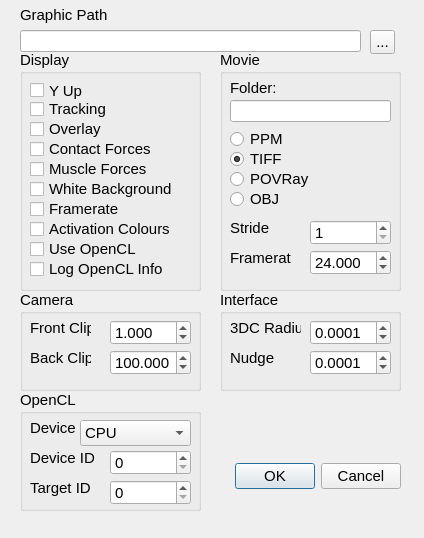
<?xml version="1.0" encoding="UTF-8"?>
<ui version="4.0">
 <class>DialogPreferences</class>
 <widget class="QDialog" name="DialogPreferences">
  <property name="geometry">
   <rect>
    <x>0</x>
    <y>0</y>
    <width>424</width>
    <height>538</height>
   </rect>
  </property>
  <property name="font">
   <font>
    <pointsize>11</pointsize>
   </font>
  </property>
  <property name="windowTitle">
   <string>Preferences</string>
  </property>
  <widget class="QDialogButtonBox" name="buttonBox">
   <property name="geometry">
    <rect>
     <x>60</x>
     <y>460</y>
     <width>341</width>
     <height>32</height>
    </rect>
   </property>
   <property name="font">
    <font>
     <weight>50</weight>
     <bold>false</bold>
    </font>
   </property>
   <property name="orientation">
    <enum>Qt::Horizontal</enum>
   </property>
   <property name="standardButtons">
    <set>QDialogButtonBox::Cancel|QDialogButtonBox::Ok</set>
   </property>
  </widget>
  <widget class="QGroupBox" name="groupBox_2">
   <property name="geometry">
    <rect>
     <x>220</x>
     <y>50</y>
     <width>181</width>
     <height>241</height>
    </rect>
   </property>
   <property name="font">
    <font>
     <pointsize>11</pointsize>
    </font>
   </property>
   <property name="title">
    <string>Movie</string>
   </property>
   <widget class="QLineEdit" name="lineEditMovieFolder">
    <property name="geometry">
     <rect>
      <x>10</x>
      <y>50</y>
      <width>161</width>
      <height>22</height>
     </rect>
    </property>
   </widget>
   <widget class="QRadioButton" name="radioButtonTIFF">
    <property name="geometry">
     <rect>
      <x>10</x>
      <y>100</y>
      <width>141</width>
      <height>18</height>
     </rect>
    </property>
    <property name="font">
     <font>
      <pointsize>11</pointsize>
     </font>
    </property>
    <property name="text">
     <string>TIFF</string>
    </property>
    <property name="checked">
     <bool>true</bool>
    </property>
   </widget>
   <widget class="QLabel" name="label_10">
    <property name="geometry">
     <rect>
      <x>10</x>
      <y>30</y>
      <width>51</width>
      <height>16</height>
     </rect>
    </property>
    <property name="font">
     <font>
      <pointsize>11</pointsize>
     </font>
    </property>
    <property name="text">
     <string>Folder:</string>
    </property>
   </widget>
   <widget class="QRadioButton" name="radioButtonPOVRay">
    <property name="geometry">
     <rect>
      <x>10</x>
      <y>120</y>
      <width>151</width>
      <height>18</height>
     </rect>
    </property>
    <property name="font">
     <font>
      <pointsize>11</pointsize>
     </font>
    </property>
    <property name="text">
     <string>POVRay</string>
    </property>
   </widget>
   <widget class="QRadioButton" name="radioButtonPPM">
    <property name="geometry">
     <rect>
      <x>10</x>
      <y>80</y>
      <width>151</width>
      <height>18</height>
     </rect>
    </property>
    <property name="font">
     <font>
      <pointsize>11</pointsize>
     </font>
    </property>
    <property name="text">
     <string>PPM</string>
    </property>
   </widget>
   <widget class="QRadioButton" name="radioButtonOBJ">
    <property name="geometry">
     <rect>
      <x>10</x>
      <y>140</y>
      <width>151</width>
      <height>18</height>
     </rect>
    </property>
    <property name="font">
     <font>
      <pointsize>11</pointsize>
     </font>
    </property>
    <property name="text">
     <string>OBJ</string>
    </property>
   </widget>
   <widget class="QLabel" name="label_11">
    <property name="geometry">
     <rect>
      <x>10</x>
      <y>170</y>
      <width>61</width>
      <height>16</height>
     </rect>
    </property>
    <property name="font">
     <font>
      <pointsize>11</pointsize>
     </font>
    </property>
    <property name="text">
     <string>Stride</string>
    </property>
   </widget>
   <widget class="QLabel" name="label_14">
    <property name="geometry">
     <rect>
      <x>10</x>
      <y>200</y>
      <width>61</width>
      <height>16</height>
     </rect>
    </property>
    <property name="font">
     <font>
      <pointsize>11</pointsize>
     </font>
    </property>
    <property name="text">
     <string>Framerate</string>
    </property>
   </widget>
   <widget class="QDoubleSpinBox" name="doubleSpinBoxFramerate">
    <property name="geometry">
     <rect>
      <x>90</x>
      <y>200</y>
      <width>81</width>
      <height>25</height>
     </rect>
    </property>
    <property name="sizePolicy">
     <sizepolicy hsizetype="Minimum" vsizetype="Minimum">
      <horstretch>0</horstretch>
      <verstretch>0</verstretch>
     </sizepolicy>
    </property>
    <property name="mouseTracking">
     <bool>true</bool>
    </property>
    <property name="decimals">
     <number>3</number>
    </property>
    <property name="minimum">
     <double>0.001000000000000</double>
    </property>
    <property name="maximum">
     <double>99999.000000000000000</double>
    </property>
    <property name="value">
     <double>24.000000000000000</double>
    </property>
   </widget>
   <widget class="QSpinBox" name="spinBoxSkip">
    <property name="geometry">
     <rect>
      <x>90</x>
      <y>170</y>
      <width>81</width>
      <height>25</height>
     </rect>
    </property>
    <property name="mouseTracking">
     <bool>true</bool>
    </property>
    <property name="toolTip">
     <string>Set the device number - usually zero</string>
    </property>
    <property name="statusTip">
     <string>Set the device number - usually zero</string>
    </property>
    <property name="minimum">
     <number>1</number>
    </property>
    <property name="maximum">
     <number>999999</number>
    </property>
    <property name="value">
     <number>1</number>
    </property>
   </widget>
  </widget>
  <widget class="QGroupBox" name="groupBox">
   <property name="geometry">
    <rect>
     <x>20</x>
     <y>50</y>
     <width>181</width>
     <height>241</height>
    </rect>
   </property>
   <property name="font">
    <font>
     <pointsize>11</pointsize>
    </font>
   </property>
   <property name="title">
    <string>Display</string>
   </property>
   <widget class="QCheckBox" name="checkBoxContactForce">
    <property name="geometry">
     <rect>
      <x>10</x>
      <y>90</y>
      <width>151</width>
      <height>18</height>
     </rect>
    </property>
    <property name="font">
     <font>
      <pointsize>11</pointsize>
     </font>
    </property>
    <property name="text">
     <string>Contact Forces</string>
    </property>
   </widget>
   <widget class="QCheckBox" name="checkBoxMuscleForce">
    <property name="geometry">
     <rect>
      <x>10</x>
      <y>110</y>
      <width>161</width>
      <height>18</height>
     </rect>
    </property>
    <property name="font">
     <font>
      <pointsize>11</pointsize>
     </font>
    </property>
    <property name="text">
     <string>Muscle Forces</string>
    </property>
   </widget>
   <widget class="QCheckBox" name="checkBoxFramerate">
    <property name="geometry">
     <rect>
      <x>10</x>
      <y>150</y>
      <width>151</width>
      <height>18</height>
     </rect>
    </property>
    <property name="font">
     <font>
      <pointsize>11</pointsize>
     </font>
    </property>
    <property name="text">
     <string>Framerate</string>
    </property>
   </widget>
   <widget class="QCheckBox" name="checkBoxActivationColours">
    <property name="geometry">
     <rect>
      <x>10</x>
      <y>170</y>
      <width>151</width>
      <height>18</height>
     </rect>
    </property>
    <property name="font">
     <font>
      <pointsize>11</pointsize>
     </font>
    </property>
    <property name="text">
     <string>Activation Colours</string>
    </property>
   </widget>
   <widget class="QCheckBox" name="checkBoxWhiteBackground">
    <property name="geometry">
     <rect>
      <x>10</x>
      <y>130</y>
      <width>161</width>
      <height>18</height>
     </rect>
    </property>
    <property name="font">
     <font>
      <pointsize>11</pointsize>
     </font>
    </property>
    <property name="text">
     <string>White Background</string>
    </property>
   </widget>
   <widget class="QCheckBox" name="checkBoxOverlay">
    <property name="geometry">
     <rect>
      <x>10</x>
      <y>70</y>
      <width>161</width>
      <height>18</height>
     </rect>
    </property>
    <property name="font">
     <font>
      <pointsize>11</pointsize>
     </font>
    </property>
    <property name="text">
     <string>Overlay</string>
    </property>
   </widget>
   <widget class="QCheckBox" name="checkBoxTracking">
    <property name="geometry">
     <rect>
      <x>10</x>
      <y>50</y>
      <width>161</width>
      <height>18</height>
     </rect>
    </property>
    <property name="font">
     <font>
      <pointsize>11</pointsize>
     </font>
    </property>
    <property name="text">
     <string>Tracking</string>
    </property>
   </widget>
   <widget class="QCheckBox" name="checkBoxYUp">
    <property name="geometry">
     <rect>
      <x>10</x>
      <y>30</y>
      <width>87</width>
      <height>21</height>
     </rect>
    </property>
    <property name="text">
     <string>Y Up</string>
    </property>
   </widget>
   <widget class="QCheckBox" name="checkBoxOpenCL">
    <property name="geometry">
     <rect>
      <x>10</x>
      <y>190</y>
      <width>151</width>
      <height>18</height>
     </rect>
    </property>
    <property name="font">
     <font>
      <pointsize>11</pointsize>
     </font>
    </property>
    <property name="text">
     <string>Use OpenCL</string>
    </property>
   </widget>
   <widget class="QCheckBox" name="checkBoxOpenCLLog">
    <property name="geometry">
     <rect>
      <x>10</x>
      <y>210</y>
      <width>151</width>
      <height>18</height>
     </rect>
    </property>
    <property name="font">
     <font>
      <pointsize>11</pointsize>
     </font>
    </property>
    <property name="text">
     <string>Log OpenCL Info</string>
    </property>
   </widget>
  </widget>
  <widget class="QGroupBox" name="groupBox_3">
   <property name="geometry">
    <rect>
     <x>20</x>
     <y>290</y>
     <width>181</width>
     <height>101</height>
    </rect>
   </property>
   <property name="font">
    <font>
     <pointsize>11</pointsize>
    </font>
   </property>
   <property name="title">
    <string>Camera</string>
   </property>
   <widget class="QLabel" name="label_5">
    <property name="geometry">
     <rect>
      <x>10</x>
      <y>30</y>
      <width>61</width>
      <height>16</height>
     </rect>
    </property>
    <property name="font">
     <font>
      <pointsize>11</pointsize>
     </font>
    </property>
    <property name="text">
     <string>Front Clip</string>
    </property>
   </widget>
   <widget class="QDoubleSpinBox" name="doubleSpinBoxFrontClip">
    <property name="geometry">
     <rect>
      <x>90</x>
      <y>30</y>
      <width>81</width>
      <height>25</height>
     </rect>
    </property>
    <property name="sizePolicy">
     <sizepolicy hsizetype="Minimum" vsizetype="Minimum">
      <horstretch>0</horstretch>
      <verstretch>0</verstretch>
     </sizepolicy>
    </property>
    <property name="mouseTracking">
     <bool>true</bool>
    </property>
    <property name="decimals">
     <number>3</number>
    </property>
    <property name="minimum">
     <double>0.001000000000000</double>
    </property>
    <property name="maximum">
     <double>99999.000000000000000</double>
    </property>
    <property name="value">
     <double>1.000000000000000</double>
    </property>
   </widget>
   <widget class="QLabel" name="label_6">
    <property name="geometry">
     <rect>
      <x>10</x>
      <y>60</y>
      <width>61</width>
      <height>16</height>
     </rect>
    </property>
    <property name="font">
     <font>
      <pointsize>11</pointsize>
     </font>
    </property>
    <property name="text">
     <string>Back Clip</string>
    </property>
   </widget>
   <widget class="QDoubleSpinBox" name="doubleSpinBoxBackClip">
    <property name="geometry">
     <rect>
      <x>90</x>
      <y>60</y>
      <width>81</width>
      <height>25</height>
     </rect>
    </property>
    <property name="sizePolicy">
     <sizepolicy hsizetype="Minimum" vsizetype="Fixed">
      <horstretch>0</horstretch>
      <verstretch>0</verstretch>
     </sizepolicy>
    </property>
    <property name="mouseTracking">
     <bool>true</bool>
    </property>
    <property name="decimals">
     <number>3</number>
    </property>
    <property name="minimum">
     <double>0.001000000000000</double>
    </property>
    <property name="maximum">
     <double>99999.000000000000000</double>
    </property>
    <property name="singleStep">
     <double>1.000000000000000</double>
    </property>
    <property name="value">
     <double>100.000000000000000</double>
    </property>
   </widget>
  </widget>
  <widget class="QLabel" name="label">
   <property name="geometry">
    <rect>
     <x>20</x>
     <y>0</y>
     <width>201</width>
     <height>29</height>
    </rect>
   </property>
   <property name="font">
    <font>
     <pointsize>11</pointsize>
    </font>
   </property>
   <property name="text">
    <string>Graphic Path</string>
   </property>
  </widget>
  <widget class="QLineEdit" name="lineEditGraphicPath">
   <property name="geometry">
    <rect>
     <x>20</x>
     <y>30</y>
     <width>341</width>
     <height>22</height>
    </rect>
   </property>
  </widget>
  <widget class="QToolButton" name="toolButtonGraphicPath">
   <property name="geometry">
    <rect>
     <x>370</x>
     <y>30</y>
     <width>25</width>
     <height>24</height>
    </rect>
   </property>
   <property name="text">
    <string>...</string>
   </property>
  </widget>
  <widget class="QGroupBox" name="groupBox_4">
   <property name="geometry">
    <rect>
     <x>220</x>
     <y>290</y>
     <width>181</width>
     <height>101</height>
    </rect>
   </property>
   <property name="title">
    <string>Interface</string>
   </property>
   <widget class="QDoubleSpinBox" name="doubleSpinBoxCursorRadius">
    <property name="geometry">
     <rect>
      <x>90</x>
      <y>30</y>
      <width>81</width>
      <height>25</height>
     </rect>
    </property>
    <property name="sizePolicy">
     <sizepolicy hsizetype="Minimum" vsizetype="Minimum">
      <horstretch>0</horstretch>
      <verstretch>0</verstretch>
     </sizepolicy>
    </property>
    <property name="mouseTracking">
     <bool>true</bool>
    </property>
    <property name="decimals">
     <number>4</number>
    </property>
    <property name="maximum">
     <double>999.000000000000000</double>
    </property>
    <property name="singleStep">
     <double>0.000500000000000</double>
    </property>
    <property name="value">
     <double>0.000100000000000</double>
    </property>
   </widget>
   <widget class="QLabel" name="label_12">
    <property name="geometry">
     <rect>
      <x>10</x>
      <y>30</y>
      <width>71</width>
      <height>16</height>
     </rect>
    </property>
    <property name="font">
     <font>
      <pointsize>11</pointsize>
     </font>
    </property>
    <property name="text">
     <string>3DC Radius</string>
    </property>
   </widget>
   <widget class="QDoubleSpinBox" name="doubleSpinBoxNudge">
    <property name="geometry">
     <rect>
      <x>90</x>
      <y>60</y>
      <width>81</width>
      <height>25</height>
     </rect>
    </property>
    <property name="sizePolicy">
     <sizepolicy hsizetype="Minimum" vsizetype="Minimum">
      <horstretch>0</horstretch>
      <verstretch>0</verstretch>
     </sizepolicy>
    </property>
    <property name="mouseTracking">
     <bool>true</bool>
    </property>
    <property name="decimals">
     <number>4</number>
    </property>
    <property name="maximum">
     <double>999.000000000000000</double>
    </property>
    <property name="singleStep">
     <double>0.000500000000000</double>
    </property>
    <property name="value">
     <double>0.000100000000000</double>
    </property>
   </widget>
   <widget class="QLabel" name="label_13">
    <property name="geometry">
     <rect>
      <x>10</x>
      <y>60</y>
      <width>71</width>
      <height>16</height>
     </rect>
    </property>
    <property name="font">
     <font>
      <pointsize>11</pointsize>
     </font>
    </property>
    <property name="text">
     <string>Nudge</string>
    </property>
   </widget>
  </widget>
  <widget class="QGroupBox" name="groupBox_5">
   <property name="geometry">
    <rect>
     <x>20</x>
     <y>390</y>
     <width>181</width>
     <height>121</height>
    </rect>
   </property>
   <property name="title">
    <string>OpenCL</string>
   </property>
   <widget class="QComboBox" name="comboBoxOpenCLDevice">
    <property name="geometry">
     <rect>
      <x>60</x>
      <y>30</y>
      <width>111</width>
      <height>26</height>
     </rect>
    </property>
    <property name="toolTip">
     <string>Choose the OpenCL device to use</string>
    </property>
    <property name="statusTip">
     <string>Choose the OpenCL device to use</string>
    </property>
    <item>
     <property name="text">
      <string>CPU</string>
     </property>
    </item>
    <item>
     <property name="text">
      <string>GPU</string>
     </property>
    </item>
    <item>
     <property name="text">
      <string>Accelerator</string>
     </property>
    </item>
   </widget>
   <widget class="QLabel" name="label_7">
    <property name="geometry">
     <rect>
      <x>10</x>
      <y>30</y>
      <width>61</width>
      <height>16</height>
     </rect>
    </property>
    <property name="font">
     <font>
      <pointsize>11</pointsize>
     </font>
    </property>
    <property name="text">
     <string>Device</string>
    </property>
   </widget>
   <widget class="QSpinBox" name="spinBoxOpenCLDeviceNumber">
    <property name="geometry">
     <rect>
      <x>90</x>
      <y>60</y>
      <width>81</width>
      <height>25</height>
     </rect>
    </property>
    <property name="mouseTracking">
     <bool>true</bool>
    </property>
    <property name="toolTip">
     <string>Set the device number - usually zero</string>
    </property>
    <property name="statusTip">
     <string>Set the device number - usually zero</string>
    </property>
    <property name="minimum">
     <number>0</number>
    </property>
    <property name="maximum">
     <number>99999</number>
    </property>
    <property name="value">
     <number>0</number>
    </property>
   </widget>
   <widget class="QLabel" name="label_8">
    <property name="geometry">
     <rect>
      <x>10</x>
      <y>60</y>
      <width>71</width>
      <height>16</height>
     </rect>
    </property>
    <property name="font">
     <font>
      <pointsize>11</pointsize>
     </font>
    </property>
    <property name="text">
     <string>Device ID</string>
    </property>
   </widget>
   <widget class="QSpinBox" name="spinBoxOpenCLTargetPlatform">
    <property name="geometry">
     <rect>
      <x>90</x>
      <y>90</y>
      <width>81</width>
      <height>25</height>
     </rect>
    </property>
    <property name="mouseTracking">
     <bool>true</bool>
    </property>
    <property name="toolTip">
     <string>Set the target platform number - usually zero</string>
    </property>
    <property name="statusTip">
     <string>Set the target platform number - usually zero</string>
    </property>
    <property name="minimum">
     <number>0</number>
    </property>
    <property name="maximum">
     <number>99999</number>
    </property>
    <property name="value">
     <number>0</number>
    </property>
   </widget>
   <widget class="QLabel" name="label_9">
    <property name="geometry">
     <rect>
      <x>10</x>
      <y>90</y>
      <width>71</width>
      <height>16</height>
     </rect>
    </property>
    <property name="font">
     <font>
      <pointsize>11</pointsize>
     </font>
    </property>
    <property name="text">
     <string>Target ID</string>
    </property>
   </widget>
  </widget>
 </widget>
 <resources/>
 <connections>
  <connection>
   <sender>buttonBox</sender>
   <signal>accepted()</signal>
   <receiver>DialogPreferences</receiver>
   <slot>accept()</slot>
   <hints>
    <hint type="sourcelabel">
     <x>248</x>
     <y>254</y>
    </hint>
    <hint type="destinationlabel">
     <x>157</x>
     <y>274</y>
    </hint>
   </hints>
  </connection>
  <connection>
   <sender>buttonBox</sender>
   <signal>rejected()</signal>
   <receiver>DialogPreferences</receiver>
   <slot>reject()</slot>
   <hints>
    <hint type="sourcelabel">
     <x>316</x>
     <y>260</y>
    </hint>
    <hint type="destinationlabel">
     <x>286</x>
     <y>274</y>
    </hint>
   </hints>
  </connection>
  <connection>
   <sender>toolButtonGraphicPath</sender>
   <signal>clicked()</signal>
   <receiver>DialogPreferences</receiver>
   <slot>graphicsPathBrowse()</slot>
   <hints>
    <hint type="sourcelabel">
     <x>387</x>
     <y>36</y>
    </hint>
    <hint type="destinationlabel">
     <x>408</x>
     <y>51</y>
    </hint>
   </hints>
  </connection>
 </connections>
 <slots>
  <slot>graphicsPathBrowse()</slot>
 </slots>
</ui>
